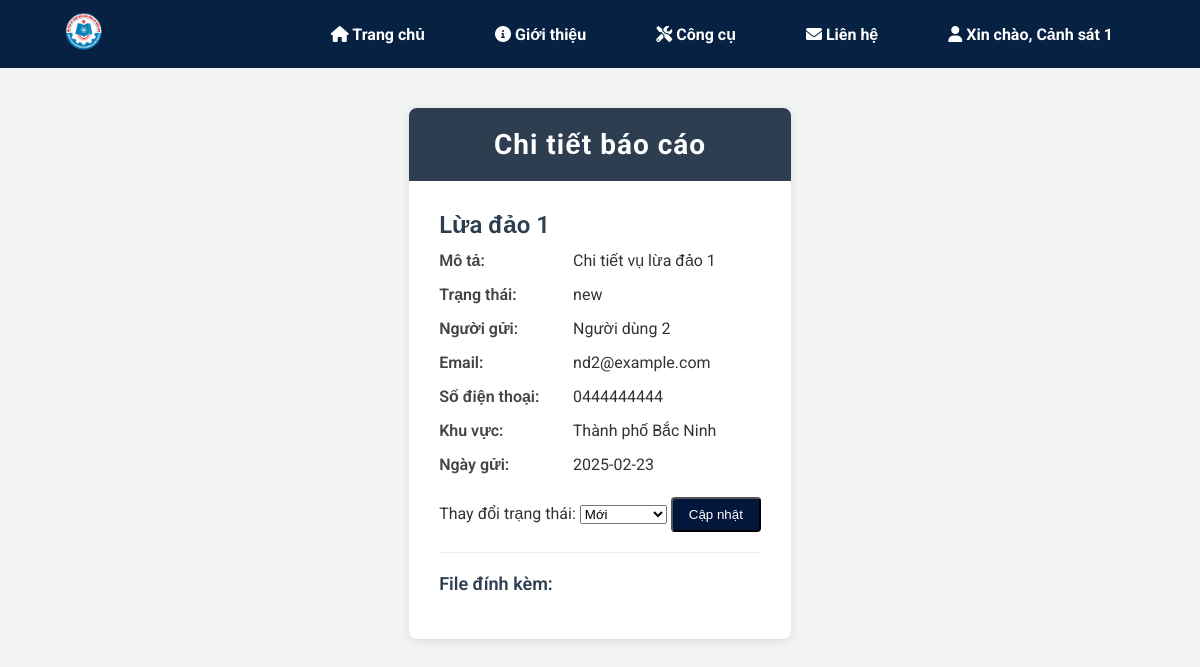
The app's page /police_officer/reports/1 (signed in) with its own data.
### asrp/models.py (models this page shows, shortened)
class User(UserMixin, db.Model):
    __tablename__ = 'users'
    id = db.Column(db.Integer, primary_key=True)
    username = db.Column(db.String(64), index=True, unique=True)
    email = db.Column(db.String(120), index=True, unique=True)
    password_hash = db.Column(db.String(128))
    full_name = db.Column(db.String(150), nullable=False)
    phone_number = db.Column(db.String(20), nullable=False)
    role = db.Column(
        db.Enum('user', 'police_officer', 'admin'),
        default='user',
        nullable=False
    )
    unit_id = db.Column(db.Integer, db.ForeignKey('units.id'), nullable=True)
    date_joined = db.Column(db.DateTime, default=datetime.utcnow, nullable=False)
    is_active = db.Column(db.Boolean, default=True, nullable=False)
    personal_photo = db.Column(db.String(200), nullable=True)
    id_card_photo = db.Column(db.String(200), nullable=True)
    additional_info = db.Column(db.Text, nullable=True)
    verification_status = db.Column(
        db.Enum('pending', 'verified', 'rejected'),
        default='pending',
        nullable=False
    )
    reports = relationship('Report', foreign_keys='Report.user_id', back_populates='user')
    unit = db.relationship('Unit', backref='members', lazy='joined')
    authored_contents = db.relationship('Content', backref='author', lazy='dynamic')

class Report(db.Model):
    __tablename__ = 'reports'
    id = db.Column(db.Integer, primary_key=True)
    user_id = db.Column(db.Integer, db.ForeignKey('users.id'), nullable=False)
    area_id = db.Column(db.Integer, db.ForeignKey('areas.id'), nullable=False)
    title = db.Column(db.String(200), nullable=False)
    description = db.Column(db.Text, nullable=False)
    latitude = db.Column(db.Float, nullable=True)
    longitude = db.Column(db.Float, nullable=True)
    date_submitted = db.Column(db.DateTime, default=datetime.utcnow, nullable=False)
    status = db.Column(
        db.Enum('new', 'in_progress', 'closed', 'resolved'),
        default='new',
        nullable=False
    )
    assigned_officer_id = db.Column(db.Integer, db.ForeignKey('users.id'), nullable=True)
    created_at = db.Column(db.DateTime, default=datetime.utcnow, nullable=False)
    updated_at = db.Column(
        db.DateTime,
        default=datetime.utcnow,
        onupdate=datetime.utcnow,
        nullable=False
    )
    user = relationship('User', foreign_keys=[user_id], back_populates='reports')
    assigned_officer = db.relationship('User', foreign_keys=[assigned_officer_id])
    area = db.relationship(
        'Area',
        backref='reports',
        lazy='joined'
    )
    attachments = db.relationship('Attachment', backref='report', lazy='select')

class Area(db.Model):
    __tablename__ = 'areas'
    id = db.Column(db.Integer, primary_key=True)
    name = db.Column(db.String(150), nullable=False)
    description = db.Column(db.Text, nullable=True)

### asrp/blueprints/police_officer/routes.py (the view)
@police_officer_bp.route('/reports/<int:report_id>', methods=['GET'])
@login_required
def report_detail(report_id):
    report = Report.query.options(
        joinedload(Report.user),
        joinedload(Report.attachments)
    ).get_or_404(report_id)
    if report.assigned_officer_id is not None and report.assigned_officer_id != current_user.id:
        flash('Bạn không có quyền xem báo cáo này.', 'danger')
        return redirect(url_for('police_officer.view_reports'))
    return render_template('police_officer/report_detail.html', report=report)

### asrp/templates/police_officer/report_detail.html (shortened to what this page needs)
{% extends "base.html" %}
{% block content %}
<link rel="stylesheet" href="{{ url_for('static', filename='css/report_detail.css') }}">
<link rel="stylesheet" href="https://cdn.jsdelivr.net/npm/sweetalert2@11/dist/sweetalert2.min.css">
<div class="report-detail-container">
    <div class="report-header">
        <h2>Chi tiết báo cáo</h2>
    </div>
    <div class="report-content">
        <div class="report-info">
            <h3>{{ report.title }}</h3>
            <p>
                <span>Mô tả:</span>
                {{ report.description }}
            </p>
            <p>
                <span>Trạng thái:</span>
                {{ report.status }}
            </p>
            <p>
                <span>Người gửi:</span>
                {{ report.user.full_name }}
            </p>
            <p>
                <span>Email:</span>
                {{ report.user.email }}
            </p>
            <p>
                <span>Số điện thoại:</span>
                {{ report.user.phone_number }}
            </p>
            <p>
                <span>Khu vực:</span>
                {{ report.area.name }}
            </p>
            <p>
                <span>Ngày gửi:</span>
                {{ report.created_at.strftime('%Y-%m-%d') }}
            </p>
        </div>
        <form id="status-update-form" method="post" action="{{ url_for('police_officer.update_report_status', report_id=report.id) }}">
            <label for="status">Thay đổi trạng thái:</label>
            <select name="status" id="status">
                <option value="new" {% if report.status == 'new' %}selected{% endif %}>Mới</option>
            </select>
            <button type="submit" class="btn btn-info">Cập nhật</button>
        </form>
        <div class="report-attachments">
            <h4>File đính kèm:</h4>
        </div>
    </div>
</div>
{% endblock %}

### asrp/templates/base.html (shortened to what this page needs)
<!DOCTYPE html>
<html lang="vi">
<head>
  <link rel="stylesheet" href="https://cdnjs.cloudflare.com/ajax/libs/font-awesome/6.0.0/css/all.min.css" />
  <link rel="stylesheet" href="{{ url_for('static', filename='css/main.css') }}">
  <link rel="stylesheet" href="https://cdn.jsdelivr.net/npm/sweetalert2@11/dist/sweetalert2.min.css">
  <link rel="stylesheet" href="{{ url_for('static', filename='css/check_info.css') }}">
</head>
<body>
  <header class="header">
    <div class="container header-container">
      <div class="logo">
        <a href="{{ url_for('main.index') }}">
          <img src="{{ url_for('static', filename='images/logo.png') }}" alt="Logo" class="logo-img" />
        </a>
      </div>
      <nav class="navbar">
        <ul>
          <li>
            <a href="{{ url_for('main.index') }}">
              <i class="fas fa-home"></i>  Trang chủ
            </a>
          </li>
          <li>
            <a href="#">
              <i class="fas fa-info-circle"></i>  Giới thiệu
            </a>
          </li>
          <li>
            <a href="#">
              <i class="fas fa-tools"></i>  Công cụ
            </a>
          </li>
          <li>
            <a href="#">
              <i class="fas fa-envelope"></i>  Liên hệ
            </a>
          </li>
          {% if current_user.is_authenticated %}
            <li class="dropdown">
              <a href="#" class="dropdown-toggle">
                <i class="fas fa-user"></i>  Xin chào, {{ current_user.full_name }}
              </a>
            </li>
          {% endif %}
        </ul>
      </nav>
    </div>
  </header>
  {% block content %}{% endblock %}
</body>
</html>

### asrp/static/css/main.css (style rules this page uses)
* { margin: 0; padding: 0; box-sizing: border-box; }
html, body { height: 100%; margin: 0; display: flex; flex-direction: column; }
body { font-family: system-ui, -apple-system, BlinkMacSystemFont, "Segoe UI", Roboto, Oxygen, Ubuntu, Cantarell, "Open Sans", "Helvetica Neue", sans-serif; color: #333; background-color: #FFFFFF; flex: 1; }
.container { max-width: 1200px; margin: 0 auto; width: 90%; }
.header { background-color: #062141; padding: 0.75rem 0; position: -webkit-sticky; position: sticky; top: 0; z-index: 1000; }
.header-container { display: flex; align-items: center; justify-content: space-between; }
.header .navbar ul { display: flex; list-style: none; margin: 0; padding: 0; }
.header .navbar ul li { margin: 0 15px; position: relative; }
.header .navbar ul li a { text-decoration: none; color: #fff; font-weight: bold; transition: color 0.3s; }
.logo-img { height: 40px; }
.navbar ul { list-style: none; display: flex; gap: 1rem; }
.navbar ul li a { text-decoration: none; color: #fff; font-weight: 500; padding: 0.5rem 0.75rem; transition: background-color 0.3s; }
.btn { display: inline-block; background-color: #03163c; color: #fff; text-decoration: none; padding: 0.5rem 1rem; border-radius: 4px; transition: background-color 0.3s; }

### asrp/static/css/report_detail.css (style rules this page uses)
* { margin: 0; padding: 0; box-sizing: border-box; }
body { font-family: 'Roboto', sans-serif; background-color: #f1f3f5; color: #333; }
.report-detail-container { max-width: 1000px; margin: 40px auto; background-color: #fff; border-radius: 8px; box-shadow: 0 2px 8px rgba(0, 0, 0, 0.1); overflow: hidden; }
.report-header { background-color: #2c3e50; padding: 20px 30px; text-align: center; }
.report-header h2 { color: #fff; font-size: 28px; font-weight: 700; letter-spacing: 1px; }
.report-content { padding: 30px; }
.report-info { margin-bottom: 20px; }
.report-info h3 { font-size: 24px; color: #2c3e50; margin-bottom: 10px; font-weight: 600; }
.report-info p { font-size: 16px; line-height: 1.5; margin-bottom: 10px; }
.report-info p span { display: inline-block; width: 130px; font-weight: 600; color: #444; }
.report-attachments { margin-top: 20px; border-top: 1px solid #eee; padding-top: 20px; }
.report-attachments h4 { font-size: 18px; font-weight: 600; margin-bottom: 15px; color: #2c3e50; }

### records on screen
User: full_name "Cảnh sát 1"
Report: title "Lừa đảo 1", description "Chi tiết vụ lừa đảo 1", status "new", created_at "2025-02-23", status "Mới"
User: user.full_name "Người dùng 2", user.email "nd2@example.com", user.phone_number "0444444444"
Area: area.name "Thành phố Bắc Ninh"
